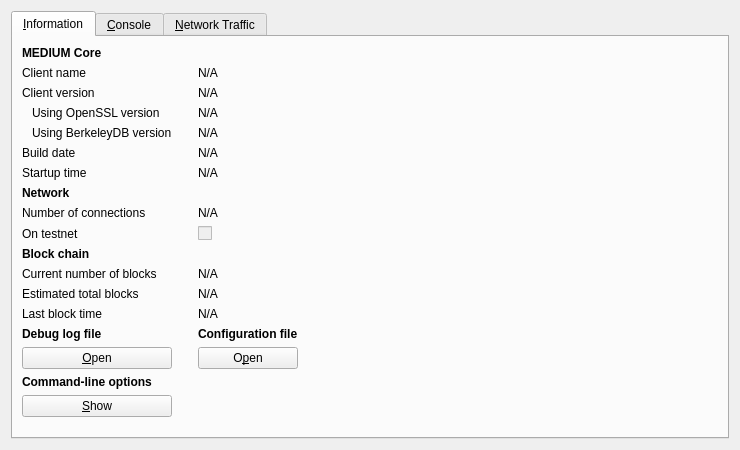
<?xml version="1.0" encoding="UTF-8"?>
<ui version="4.0">
 <class>RPCConsole</class>
 <widget class="QWidget" name="RPCConsole">
  <property name="geometry">
   <rect>
    <x>0</x>
    <y>0</y>
    <width>740</width>
    <height>450</height>
   </rect>
  </property>
  <property name="windowTitle">
   <string>MEDIUM - Debug window</string>
  </property>
  <layout class="QVBoxLayout" name="verticalLayout_2">
   <item>
    <widget class="QTabWidget" name="tabWidget">
     <property name="currentIndex">
      <number>0</number>
     </property>
     <widget class="QWidget" name="tab_info">
      <attribute name="title">
       <string>&amp;Information</string>
      </attribute>
      <layout class="QGridLayout" name="gridLayout">
       <item row="15" column="2">
        <widget class="QLabel" name="labelConfigfile">
         <property name="font">
          <font>
           <weight>75</weight>
           <bold>true</bold>
          </font>
         </property>
         <property name="text">
          <string>Configuration file</string>
         </property>
        </widget>
       </item>
       <item row="13" column="2">
        <widget class="QLabel" name="lastBlockTime">
         <property name="cursor">
          <cursorShape>IBeamCursor</cursorShape>
         </property>
         <property name="text">
          <string>N/A</string>
         </property>
         <property name="textFormat">
          <enum>Qt::PlainText</enum>
         </property>
         <property name="textInteractionFlags">
          <set>Qt::LinksAccessibleByMouse|Qt::TextSelectableByKeyboard|Qt::TextSelectableByMouse</set>
         </property>
        </widget>
       </item>
       <item row="11" column="0">
        <widget class="QLabel" name="label_3">
         <property name="text">
          <string>Current number of blocks</string>
         </property>
        </widget>
       </item>
       <item row="11" column="2">
        <widget class="QLabel" name="numberOfBlocks">
         <property name="cursor">
          <cursorShape>IBeamCursor</cursorShape>
         </property>
         <property name="text">
          <string>N/A</string>
         </property>
         <property name="textFormat">
          <enum>Qt::PlainText</enum>
         </property>
         <property name="textInteractionFlags">
          <set>Qt::LinksAccessibleByMouse|Qt::TextSelectableByKeyboard|Qt::TextSelectableByMouse</set>
         </property>
        </widget>
       </item>
       <item row="17" column="0">
        <widget class="QLabel" name="labelCLOptions">
         <property name="font">
          <font>
           <weight>75</weight>
           <bold>true</bold>
          </font>
         </property>
         <property name="text">
          <string>Command-line options</string>
         </property>
        </widget>
       </item>
       <item row="16" column="0">
        <widget class="QPushButton" name="openDebugLogfileButton">
         <property name="toolTip">
          <string>Open the MEDIUM debug log file from the current data directory. This can take a few seconds for large log files.</string>
         </property>
         <property name="text">
          <string>&amp;Open</string>
         </property>
         <property name="autoDefault">
          <bool>false</bool>
         </property>
        </widget>
       </item>
       <item row="15" column="0">
        <widget class="QLabel" name="labelDebugLogfile">
         <property name="font">
          <font>
           <weight>75</weight>
           <bold>true</bold>
          </font>
         </property>
         <property name="text">
          <string>Debug log file</string>
         </property>
        </widget>
       </item>
       <item row="18" column="3" rowspan="2">
        <spacer name="horizontalSpacer">
         <property name="orientation">
          <enum>Qt::Horizontal</enum>
         </property>
         <property name="sizeHint" stdset="0">
          <size>
           <width>404</width>
           <height>20</height>
          </size>
         </property>
        </spacer>
       </item>
       <item row="19" column="1">
        <spacer name="verticalSpacer">
         <property name="orientation">
          <enum>Qt::Vertical</enum>
         </property>
         <property name="sizeHint" stdset="0">
          <size>
           <width>20</width>
           <height>40</height>
          </size>
         </property>
        </spacer>
       </item>
       <item row="18" column="0">
        <widget class="QPushButton" name="showCLOptionsButton">
         <property name="toolTip">
          <string>Show the MEDIUM-Qt help message to get a list with possible MEDIUM command-line options.</string>
         </property>
         <property name="text">
          <string>&amp;Show</string>
         </property>
         <property name="autoDefault">
          <bool>false</bool>
         </property>
        </widget>
       </item>
       <item row="13" column="0">
        <widget class="QLabel" name="label_2">
         <property name="text">
          <string>Last block time</string>
         </property>
        </widget>
       </item>
       <item row="7" column="0">
        <widget class="QLabel" name="label_11">
         <property name="font">
          <font>
           <weight>75</weight>
           <bold>true</bold>
          </font>
         </property>
         <property name="text">
          <string>Network</string>
         </property>
        </widget>
       </item>
       <item row="6" column="2">
        <widget class="QLabel" name="startupTime">
         <property name="cursor">
          <cursorShape>IBeamCursor</cursorShape>
         </property>
         <property name="text">
          <string>N/A</string>
         </property>
         <property name="textFormat">
          <enum>Qt::PlainText</enum>
         </property>
         <property name="textInteractionFlags">
          <set>Qt::LinksAccessibleByMouse|Qt::TextSelectableByKeyboard|Qt::TextSelectableByMouse</set>
         </property>
        </widget>
       </item>
       <item row="6" column="0">
        <widget class="QLabel" name="label_13">
         <property name="text">
          <string>Startup time</string>
         </property>
        </widget>
       </item>
       <item row="9" column="0">
        <widget class="QLabel" name="label_8">
         <property name="text">
          <string>On testnet</string>
         </property>
        </widget>
       </item>
       <item row="8" column="2">
        <widget class="QLabel" name="numberOfConnections">
         <property name="cursor">
          <cursorShape>IBeamCursor</cursorShape>
         </property>
         <property name="text">
          <string>N/A</string>
         </property>
         <property name="textFormat">
          <enum>Qt::PlainText</enum>
         </property>
         <property name="textInteractionFlags">
          <set>Qt::LinksAccessibleByMouse|Qt::TextSelectableByKeyboard|Qt::TextSelectableByMouse</set>
         </property>
        </widget>
       </item>
       <item row="8" column="0">
        <widget class="QLabel" name="label_7">
         <property name="text">
          <string>Number of connections</string>
         </property>
        </widget>
       </item>
       <item row="10" column="0">
        <widget class="QLabel" name="label_10">
         <property name="font">
          <font>
           <weight>75</weight>
           <bold>true</bold>
          </font>
         </property>
         <property name="text">
          <string>Block chain</string>
         </property>
        </widget>
       </item>
       <item row="9" column="2">
        <widget class="QCheckBox" name="isTestNet">
         <property name="enabled">
          <bool>false</bool>
         </property>
         <property name="text">
          <string/>
         </property>
        </widget>
       </item>
       <item row="12" column="0">
        <widget class="QLabel" name="label_4">
         <property name="text">
          <string>Estimated total blocks</string>
         </property>
        </widget>
       </item>
       <item row="12" column="2">
        <widget class="QLabel" name="totalBlocks">
         <property name="cursor">
          <cursorShape>IBeamCursor</cursorShape>
         </property>
         <property name="text">
          <string>N/A</string>
         </property>
         <property name="textFormat">
          <enum>Qt::PlainText</enum>
         </property>
         <property name="textInteractionFlags">
          <set>Qt::LinksAccessibleByMouse|Qt::TextSelectableByKeyboard|Qt::TextSelectableByMouse</set>
         </property>
        </widget>
       </item>
       <item row="2" column="2">
        <widget class="QLabel" name="clientVersion">
         <property name="cursor">
          <cursorShape>IBeamCursor</cursorShape>
         </property>
         <property name="text">
          <string>N/A</string>
         </property>
         <property name="textFormat">
          <enum>Qt::PlainText</enum>
         </property>
         <property name="textInteractionFlags">
          <set>Qt::LinksAccessibleByMouse|Qt::TextSelectableByKeyboard|Qt::TextSelectableByMouse</set>
         </property>
        </widget>
       </item>
       <item row="4" column="0">
        <widget class="QLabel" name="label_berkeleyDBVersion">
         <property name="text">
          <string>Using BerkeleyDB version</string>
         </property>
         <property name="indent">
          <number>10</number>
         </property>
        </widget>
       </item>
       <item row="3" column="0">
        <widget class="QLabel" name="label_14">
         <property name="text">
          <string>Using OpenSSL version</string>
         </property>
         <property name="indent">
          <number>10</number>
         </property>
        </widget>
       </item>
       <item row="3" column="2">
        <widget class="QLabel" name="openSSLVersion">
         <property name="cursor">
          <cursorShape>IBeamCursor</cursorShape>
         </property>
         <property name="text">
          <string>N/A</string>
         </property>
         <property name="textFormat">
          <enum>Qt::PlainText</enum>
         </property>
         <property name="textInteractionFlags">
          <set>Qt::LinksAccessibleByMouse|Qt::TextSelectableByKeyboard|Qt::TextSelectableByMouse</set>
         </property>
        </widget>
       </item>
       <item row="4" column="2">
        <widget class="QLabel" name="berkeleyDBVersion">
         <property name="cursor">
          <cursorShape>IBeamCursor</cursorShape>
         </property>
         <property name="text">
          <string>N/A</string>
         </property>
         <property name="textFormat">
          <enum>Qt::PlainText</enum>
         </property>
         <property name="textInteractionFlags">
          <set>Qt::LinksAccessibleByMouse|Qt::TextSelectableByKeyboard|Qt::TextSelectableByMouse</set>
         </property>
        </widget>
       </item>
       <item row="5" column="0">
        <widget class="QLabel" name="label_12">
         <property name="text">
          <string>Build date</string>
         </property>
        </widget>
       </item>
       <item row="5" column="2">
        <widget class="QLabel" name="buildDate">
         <property name="cursor">
          <cursorShape>IBeamCursor</cursorShape>
         </property>
         <property name="text">
          <string>N/A</string>
         </property>
         <property name="textFormat">
          <enum>Qt::PlainText</enum>
         </property>
         <property name="textInteractionFlags">
          <set>Qt::LinksAccessibleByMouse|Qt::TextSelectableByKeyboard|Qt::TextSelectableByMouse</set>
         </property>
        </widget>
       </item>
       <item row="2" column="0">
        <widget class="QLabel" name="label_6">
         <property name="text">
          <string>Client version</string>
         </property>
        </widget>
       </item>
       <item row="0" column="0">
        <widget class="QLabel" name="label_9">
         <property name="font">
          <font>
           <weight>75</weight>
           <bold>true</bold>
          </font>
         </property>
         <property name="text">
          <string>MEDIUM Core</string>
         </property>
        </widget>
       </item>
       <item row="1" column="2">
        <widget class="QLabel" name="clientName">
         <property name="cursor">
          <cursorShape>IBeamCursor</cursorShape>
         </property>
         <property name="text">
          <string>N/A</string>
         </property>
         <property name="textFormat">
          <enum>Qt::PlainText</enum>
         </property>
         <property name="textInteractionFlags">
          <set>Qt::LinksAccessibleByMouse|Qt::TextSelectableByKeyboard|Qt::TextSelectableByMouse</set>
         </property>
        </widget>
       </item>
       <item row="1" column="0">
        <widget class="QLabel" name="label_5">
         <property name="text">
          <string>Client name</string>
         </property>
        </widget>
       </item>
       <item row="14" column="2">
        <spacer name="verticalSpacer_2">
         <property name="orientation">
          <enum>Qt::Vertical</enum>
         </property>
         <property name="sizeHint" stdset="0">
          <size>
           <width>20</width>
           <height>20</height>
          </size>
         </property>
        </spacer>
       </item>
       <item row="16" column="2">
        <widget class="QPushButton" name="openConfigurationfileButton">
         <property name="toolTip">
          <string>Open the MEDIUM configuration file from the current data directory.</string>
         </property>
         <property name="text">
          <string>O&amp;pen</string>
         </property>
         <property name="autoDefault">
          <bool>false</bool>
         </property>
        </widget>
       </item>
      </layout>
     </widget>
     <widget class="QWidget" name="tab_console">
      <attribute name="title">
       <string>&amp;Console</string>
      </attribute>
      <layout class="QVBoxLayout" name="verticalLayout_3">
       <property name="spacing">
        <number>3</number>
       </property>
       <item>
        <widget class="QTextEdit" name="messagesWidget">
         <property name="minimumSize">
          <size>
           <width>0</width>
           <height>100</height>
          </size>
         </property>
         <property name="readOnly">
          <bool>true</bool>
         </property>
         <property name="tabKeyNavigation" stdset="0">
          <bool>false</bool>
         </property>
         <property name="columnCount" stdset="0">
          <number>2</number>
         </property>
        </widget>
       </item>
       <item>
        <layout class="QHBoxLayout" name="horizontalLayout">
         <property name="spacing">
          <number>3</number>
         </property>
         <item>
          <widget class="QLabel" name="label">
           <property name="text">
            <string notr="true">&gt;</string>
           </property>
          </widget>
         </item>
         <item>
          <widget class="QLineEdit" name="lineEdit"/>
         </item>
         <item>
          <widget class="QPushButton" name="clearButton">
           <property name="maximumSize">
            <size>
             <width>24</width>
             <height>24</height>
            </size>
           </property>
           <property name="toolTip">
            <string>Clear console</string>
           </property>
           <property name="text">
            <string/>
           </property>
           <property name="icon">
            <iconset resource="../bitcoin.qrc">
             <normaloff>:/icons/remove</normaloff>:/icons/remove</iconset>
           </property>
           <property name="shortcut">
            <string notr="true">Ctrl+L</string>
           </property>
           <property name="autoDefault">
            <bool>false</bool>
           </property>
          </widget>
         </item>
        </layout>
       </item>
      </layout>
     </widget>
     <widget class="QWidget" name="tab_nettraffic">
      <attribute name="title">
       <string>&amp;Network Traffic</string>
      </attribute>
      <layout class="QHBoxLayout" name="horizontalLayout_3">
       <item>
        <layout class="QVBoxLayout" name="verticalLayout_4">
         <item>
          <widget class="TrafficGraphWidget" name="trafficGraph" native="true">
           <property name="sizePolicy">
            <sizepolicy hsizetype="Expanding" vsizetype="Expanding">
             <horstretch>0</horstretch>
             <verstretch>0</verstretch>
            </sizepolicy>
           </property>
          </widget>
         </item>
         <item>
          <layout class="QHBoxLayout" name="horizontalLayout_2">
           <item>
            <widget class="QSlider" name="sldGraphRange">
             <property name="minimum">
              <number>1</number>
             </property>
             <property name="maximum">
              <number>288</number>
             </property>
             <property name="pageStep">
              <number>12</number>
             </property>
             <property name="value">
              <number>6</number>
             </property>
             <property name="orientation">
              <enum>Qt::Horizontal</enum>
             </property>
            </widget>
           </item>
           <item>
            <widget class="QLabel" name="lblGraphRange">
             <property name="minimumSize">
              <size>
               <width>100</width>
               <height>0</height>
              </size>
             </property>
             <property name="alignment">
              <set>Qt::AlignCenter</set>
             </property>
            </widget>
           </item>
           <item>
            <widget class="QPushButton" name="btnClearTrafficGraph">
             <property name="text">
              <string>&amp;Clear</string>
             </property>
             <property name="autoDefault">
              <bool>false</bool>
             </property>
            </widget>
           </item>
          </layout>
         </item>
        </layout>
       </item>
       <item>
        <layout class="QVBoxLayout" name="verticalLayout">
         <item>
          <widget class="QGroupBox" name="groupBox">
           <property name="title">
            <string>Totals</string>
           </property>
           <layout class="QVBoxLayout" name="verticalLayout_5">
            <item>
             <layout class="QHBoxLayout" name="horizontalLayout_4">
              <item>
               <widget class="Line" name="line">
                <property name="sizePolicy">
                 <sizepolicy hsizetype="Fixed" vsizetype="Fixed">
                  <horstretch>0</horstretch>
                  <verstretch>0</verstretch>
                 </sizepolicy>
                </property>
                <property name="minimumSize">
                 <size>
                  <width>10</width>
                  <height>0</height>
                 </size>
                </property>
                <property name="palette">
                 <palette>
                  <active>
                   <colorrole role="Light">
                    <brush brushstyle="SolidPattern">
                     <color alpha="255">
                      <red>0</red>
                      <green>255</green>
                      <blue>0</blue>
                     </color>
                    </brush>
                   </colorrole>
                  </active>
                  <inactive>
                   <colorrole role="Light">
                    <brush brushstyle="SolidPattern">
                     <color alpha="255">
                      <red>0</red>
                      <green>255</green>
                      <blue>0</blue>
                     </color>
                    </brush>
                   </colorrole>
                  </inactive>
                  <disabled>
                   <colorrole role="Light">
                    <brush brushstyle="SolidPattern">
                     <color alpha="255">
                      <red>0</red>
                      <green>255</green>
                      <blue>0</blue>
                     </color>
                    </brush>
                   </colorrole>
                  </disabled>
                 </palette>
                </property>
                <property name="orientation">
                 <enum>Qt::Horizontal</enum>
                </property>
               </widget>
              </item>
              <item>
               <widget class="QLabel" name="label_16">
                <property name="text">
                 <string>Received:</string>
                </property>
               </widget>
              </item>
              <item>
               <widget class="QLabel" name="lblBytesIn">
                <property name="minimumSize">
                 <size>
                  <width>50</width>
                  <height>0</height>
                 </size>
                </property>
                <property name="alignment">
                 <set>Qt::AlignRight|Qt::AlignTrailing|Qt::AlignVCenter</set>
                </property>
               </widget>
              </item>
             </layout>
            </item>
            <item>
             <layout class="QHBoxLayout" name="horizontalLayout_5">
              <item>
               <widget class="Line" name="line_2">
                <property name="sizePolicy">
                 <sizepolicy hsizetype="Fixed" vsizetype="Fixed">
                  <horstretch>0</horstretch>
                  <verstretch>0</verstretch>
                 </sizepolicy>
                </property>
                <property name="minimumSize">
                 <size>
                  <width>10</width>
                  <height>0</height>
                 </size>
                </property>
                <property name="palette">
                 <palette>
                  <active>
                   <colorrole role="Light">
                    <brush brushstyle="SolidPattern">
                     <color alpha="255">
                      <red>255</red>
                      <green>0</green>
                      <blue>0</blue>
                     </color>
                    </brush>
                   </colorrole>
                  </active>
                  <inactive>
                   <colorrole role="Light">
                    <brush brushstyle="SolidPattern">
                     <color alpha="255">
                      <red>255</red>
                      <green>0</green>
                      <blue>0</blue>
                     </color>
                    </brush>
                   </colorrole>
                  </inactive>
                  <disabled>
                   <colorrole role="Light">
                    <brush brushstyle="SolidPattern">
                     <color alpha="255">
                      <red>255</red>
                      <green>0</green>
                      <blue>0</blue>
                     </color>
                    </brush>
                   </colorrole>
                  </disabled>
                 </palette>
                </property>
                <property name="orientation">
                 <enum>Qt::Horizontal</enum>
                </property>
               </widget>
              </item>
              <item>
               <widget class="QLabel" name="label_17">
                <property name="text">
                 <string>Sent:</string>
                </property>
               </widget>
              </item>
              <item>
               <widget class="QLabel" name="lblBytesOut">
                <property name="minimumSize">
                 <size>
                  <width>50</width>
                  <height>0</height>
                 </size>
                </property>
                <property name="alignment">
                 <set>Qt::AlignRight|Qt::AlignTrailing|Qt::AlignVCenter</set>
                </property>
               </widget>
              </item>
             </layout>
            </item>
            <item>
             <spacer name="verticalSpacer_4">
              <property name="orientation">
               <enum>Qt::Vertical</enum>
              </property>
              <property name="sizeHint" stdset="0">
               <size>
                <width>20</width>
                <height>407</height>
               </size>
              </property>
             </spacer>
            </item>
           </layout>
          </widget>
         </item>
        </layout>
       </item>
      </layout>
     </widget>
    </widget>
   </item>
  </layout>
 </widget>
 <customwidgets>
  <customwidget>
   <class>TrafficGraphWidget</class>
   <extends>QWidget</extends>
   <header>trafficgraphwidget.h</header>
   <container>1</container>
   <slots>
    <slot>clear()</slot>
   </slots>
  </customwidget>
 </customwidgets>
 <resources>
  <include location="../bitcoin.qrc"/>
 </resources>
 <connections/>
</ui>
